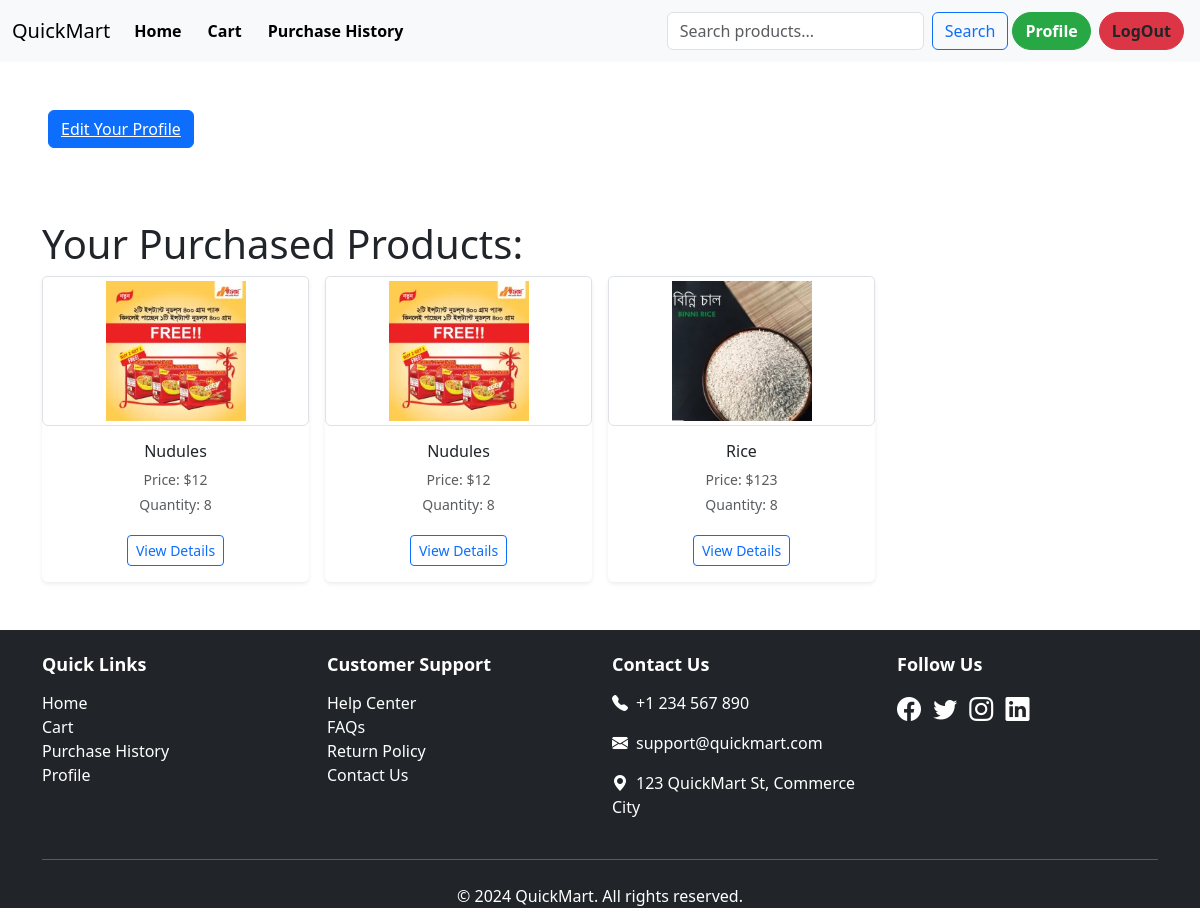
The page /product/profile/ (signed in) on the database as committed earlier.
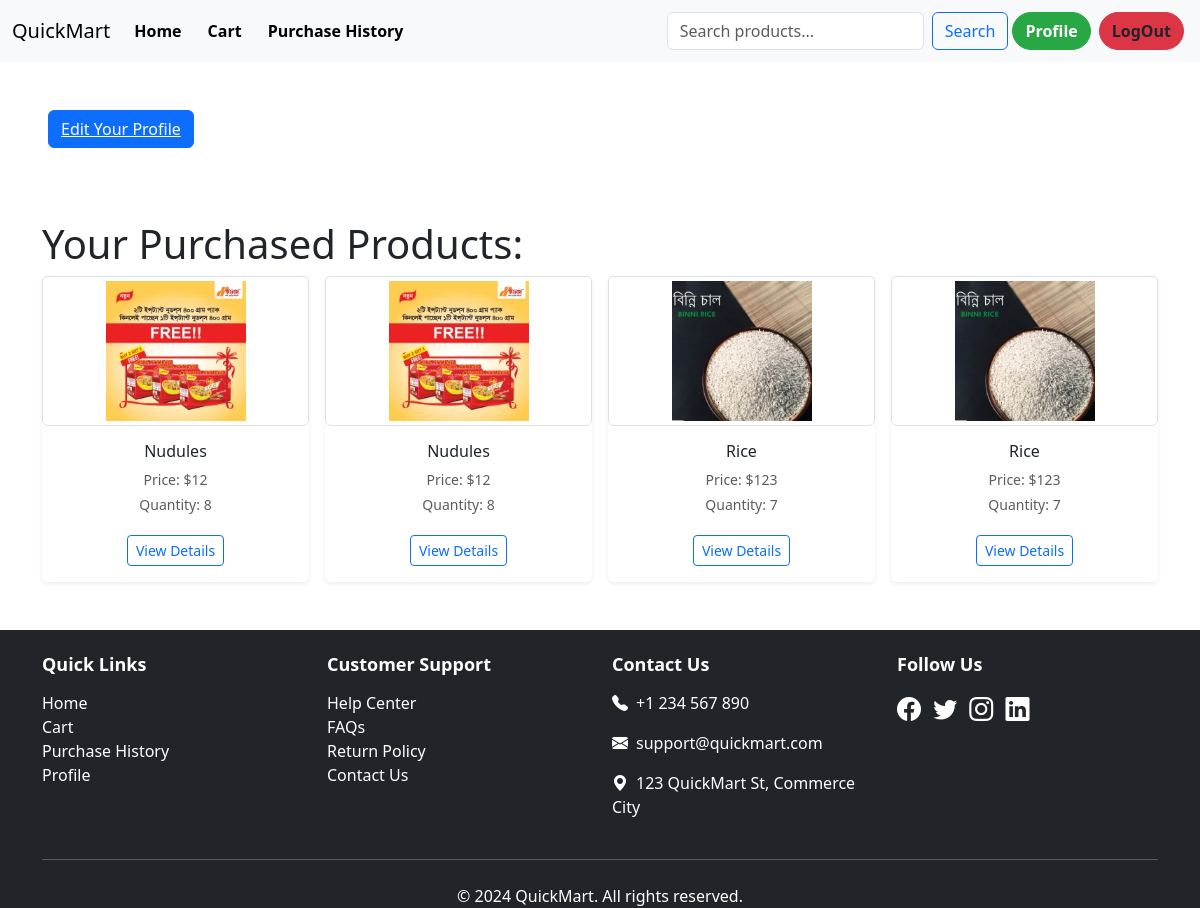
The same page on the database as committed later.
### second_app/models.py (models this page shows, shortened)
class Purchase(models.Model):
    user=models.ForeignKey(User,on_delete=models.CASCADE,related_name="purchases")
    product=models.ForeignKey(Product,on_delete=models.CASCADE,related_name="purchases")
    date=models.DateField(auto_now_add=True)

class Product(models.Model):
    name=models.CharField(max_length=100)
    price=models.IntegerField()
    Brand=models.ForeignKey(Brand,on_delete=models.CASCADE)
    Quantity=models.IntegerField(null=True,blank=True)
    Description=models.TextField(blank=True,null=True)
    Image=models.ImageField(upload_to="second_app/medias/uploads/",blank=True,null=True)

### second_app/views.py (the view)
# urls.py: path('profile/',views.ProfileVie.as_view(),name="profile"),
@method_decorator(login_required,name="dispatch")
class ProfileVie(ListView):
    model=models.Purchase
    template_name="profiles.html"
    context_object_name='purchases'
    def get_queryset(self):
        return models.Purchase.objects.filter(user=self.request.user)

### second_app/templates/profiles.html (shortened to what this page needs)
{% extends "base.html" %} {% block content %}
<div class="btn btn-primary m-5">
  <a href="{% url 'update_profile' %}" class="text-white">Edit Your Profile</a>
</div>
<div class="container mt-4">
  <h1>Your Purchased Products:</h1>
  <div class="row row-cols-2 row-cols-md-4 g-3">
    {% for purc in purchases %}
    <div class="col">
      <div class="card h-100 border-0 shadow-sm">
        <div class="text-center">
          {% if purc.product.Image %}
          <img
            src="{{ purc.product.Image.url }}"
            class="card-img-top img-thumbnail"
            alt="Product Image"
            style="max-height: 150px; object-fit: contain"
          />
          {% endif %}
        </div>
        <div class="card-body text-center">
          <h6 class="card-title text-truncate" title="{{ purc.product.name }}">
            {{ purc.product.name }}
          </h6>
          <p class="card-text text-muted small mb-1">
            Price: ${{ purc.product.price }}
          </p>
          <p class="card-text text-muted small">
            Quantity: {{ purc.product.Quantity }}
          </p>
          <a href="#" class="btn btn-sm btn-outline-primary mt-1"
            >View Details</a
          >
        </div>
      </div>
    </div>
    {% empty %}
    <p>You haven't purchased any products yet.</p>
    {% endfor %}
  </div>
</div>
{% endblock content %}

### Templates/base.html (shortened to what this page needs)
<!DOCTYPE html>
<html lang="en">
  <head>
    <link
      href="https://cdn.jsdelivr.net/npm/bootstrap@5.3.0-alpha1/dist/css/bootstrap.min.css"
      rel="stylesheet"
    />
    <link
      href="https://cdn.jsdelivr.net/npm/bootstrap-icons/font/bootstrap-icons.css"
      rel="stylesheet"
    />
  </head>
  <body>
    <nav class="navbar navbar-expand-lg navbar-light bg-light">
      <div class="container-fluid">
        <a class="navbar-brand" href="#">QuickMart</a>
        <div class="collapse navbar-collapse" id="navbarSupportedContent">
          <ul class="navbar-nav me-auto mb-2 mb-lg-0 d-flex align-items-center">
            <li class="nav-item">
              <a
                class="nav-link active"
                aria-current="page"
                href="{% url 'homepage' %}"
                >Home</a
              >
            </li>
            {% if user.is_authenticated %}
            <li class="nav-item">
              <a class="nav-link active" aria-current="page" href="#">Cart</a>
            </li>
            <li class="nav-item">
              <a class="nav-link active" aria-current="page" href="#"
                >Purchase History</a
              >
            </li>
            {% endif %}
          </ul>
          <form action="{% url 'search_products' %}" method="get" class="d-flex">
            <input type="text" name="q" class="form-control me-2" placeholder="Search products..." value="{{ query }}">
            <button type="submit" class="btn btn-outline-primary">Search</button>
        </form>
            {% if user.is_authenticated %}
            <button class="btn btn-custom btn-success-custom m-1">
              <a
                href="{% url 'profile'%}"
                class="text-white text-decoration-none"
                >Profile</a
              >
            </button>
            <form action="{% url 'logout' %}" method="post" style="display: inline;">
              <button type="submit" class="btn btn-custom btn-danger-custom m-1">LogOut</button>
            </form>
            {% endif %}
        </div>
      </div>
    </nav>
    {% block content %} {% endblock content %}
    <footer class="bg-dark text-white pt-4 mt-5">
      <div class="container">
        <div class="row">
          <div class="col-md-3">
            <h5>Quick Links</h5>
            <ul class="list-unstyled">
              <li><a href="{% url 'homepage' %}" class="text-white text-decoration-none">Home</a></li>
              <li><a href="#" class="text-white text-decoration-none">Cart</a></li>
              <li><a href="#" class="text-white text-decoration-none">Purchase History</a></li>
              <li><a href="#" class="text-white text-decoration-none">Profile</a></li>
            </ul>
          </div>
          <div class="col-md-3">
            <h5>Customer Support</h5>
            <ul class="list-unstyled">
              <li><a href="#" class="text-white text-decoration-none">Help Center</a></li>
              <li><a href="#" class="text-white text-decoration-none">FAQs</a></li>
              <li><a href="#" class="text-white text-decoration-none">Return Policy</a></li>
              <li><a href="#" class="text-white text-decoration-none">Contact Us</a></li>
            </ul>
          </div>
          <div class="col-md-3">
            <h5>Contact Us</h5>
            <p><i class="bi bi-telephone-fill me-2"></i>+1 234 567 890</p>
            <p><i class="bi bi-envelope-fill me-2"></i>support@quickmart.com</p>
            <p><i class="bi bi-geo-alt-fill me-2"></i>123 QuickMart St, Commerce City</p>
          </div>
          <div class="col-md-3">
            <h5>Follow Us</h5>
            <a href="#" class="text-white me-2"><i class="bi bi-facebook fs-4"></i></a>
            <a href="#" class="text-white me-2"><i class="bi bi-twitter fs-4"></i></a>
            <a href="#" class="text-white me-2"><i class="bi bi-instagram fs-4"></i></a>
            <a href="#" class="text-white"><i class="bi bi-linkedin fs-4"></i></a>
          </div>
        </div>
        <hr class="my-4 text-white" />
        <div class="text-center">
          <p class="mb-0">&copy; 2024 QuickMart. All rights reserved.</p>
        </div>
      </div>
    </footer>
  </body>
</html>

### Templates/base.html (style rules this page uses)
.btn-custom { font-weight: bold; border-radius: 25px; transition: background-color 0.3s ease, color 0.3s ease; }
.btn-success-custom { background-color: #28a745; border-color: #28a745; }
.btn-danger-custom { background-color: #dc3545; border-color: #dc3545; }
.navbar-nav .nav-item a { font-weight: bold; margin-right: 10px; text-decoration: none; color: #343a40; transition: color 0.3s ease; }
footer h5 { font-size: 18px; margin-bottom: 15px; font-weight: bold; }
footer .bi { transition: transform 0.3s ease; }

Rows that differ between the two databases and show on the page:
changed through a linked row, Purchase (number 3 of 4 on the later page): product.Quantity "8" → "7"
added Purchase: product.Image (picture), product.name "Rice", product.price "123", product.Quantity "7"
